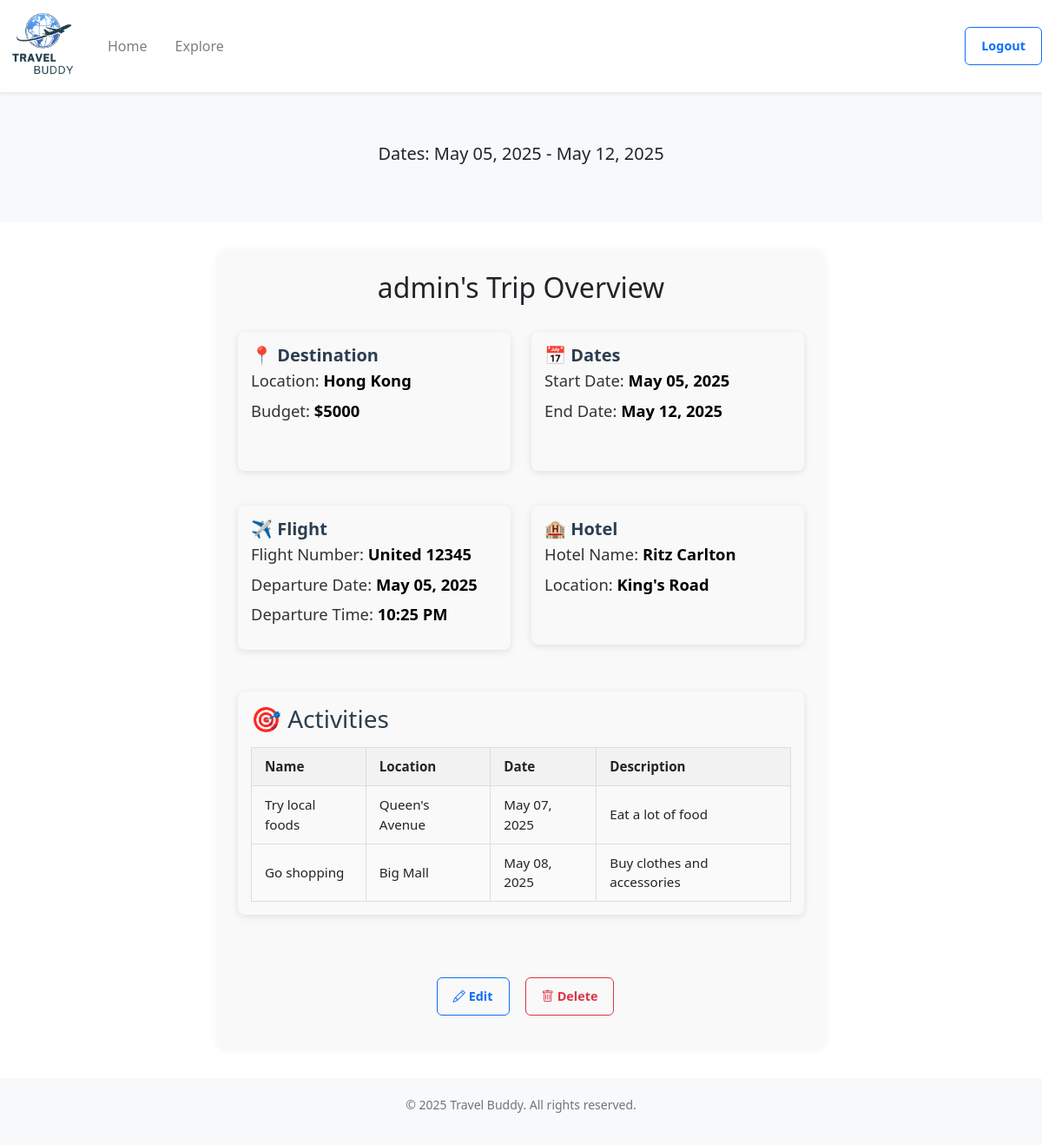
The app's page /plan/1 (signed in) with its own data.
### website/models.py (models this page shows)
class Trip(db.Model):
    __tablename__ = 'trip'
    id = db.Column(db.Integer, primary_key=True)
    destination = db.Column(db.String(200), nullable=False)
    start_date = db.Column(db.Date, nullable=False)
    end_date = db.Column(db.Date, nullable=False)
    travelers = db.Column(db.Integer)
    budget = db.Column(db.Integer)
    public = db.Column(db.Boolean, default=False)  # for sharing on explore page (False = private, True = public)
    starred = db.Column(db.Boolean, default=False)
    user_id = db.Column(db.Integer, db.ForeignKey('user.id'))           # each trip belongs to a user
    flights = db.relationship('Flight', backref='trip', cascade="all, delete-orphan")
    hotels = db.relationship('Hotel', backref='trip', cascade="all, delete-orphan")
    activities = db.relationship('Activity', backref='trip', cascade="all, delete-orphan")
    bookings = db.relationship('Booking', backref='trip', cascade="all, delete-orphan")

class User(db.Model, UserMixin):
    __tablename__ = 'user'
    id = db.Column(db.Integer, primary_key=True)
    name = db.Column(db.String(200))
    email = db.Column(db.String(200), unique=True)
    password = db.Column(db.String(200))

class Flight(db.Model):
   __tablename__ = 'flight'
   id = db.Column(db.Integer, primary_key=True)
   airline = db.Column(db.String(200))
   flight_number = db.Column(db.Integer, nullable=False)
   departure_date = db.Column(db.Date, nullable=False)
   departure_time = db.Column(db.Time, nullable=False)
   trip_id = db.Column(db.Integer, db.ForeignKey('trip.id', ondelete="CASCADE"))

class Hotel(db.Model):
    __tablename__ = 'hotel'
    id = db.Column(db.Integer, primary_key=True)
    hotel_name = db.Column(db.String(200), nullable=False)
    location = db.Column(db.String(200), nullable=False)
    trip_id = db.Column(db.Integer, db.ForeignKey('trip.id', ondelete="CASCADE"))

class Activity(db.Model):
    __tablename__ = 'activity'
    id = db.Column(db.Integer, primary_key=True)
    activity_name = db.Column(db.String(200), nullable=False)
    location = db.Column(db.String(200), nullable=False)
    date = db.Column(db.Date, nullable=False)
    description = db.Column(db.String(500))
    trip_id = db.Column(db.Integer, db.ForeignKey('trip.id', ondelete="CASCADE"))

### website/views.py (the view)
@views.route('/plan/<int:trip_id>')
@login_required
def view_plan(trip_id):
    trip = Trip.query.get_or_404(trip_id)
    flight = Flight.query.filter_by(trip_id=trip_id).first()
    hotel = Hotel.query.filter_by(trip_id=trip_id).first()
    activities = Activity.query.filter_by(trip_id=trip_id).all()
    if trip.user_id != current_user.id:
        abort(403)
    return render_template("plan.html", user=current_user, trip=trip, flight=flight, hotel=hotel, activities=activities)

### website/__init__.py (called while the page is built)
def create_app():
    app = Flask(__name__)
    app.config['SECRET_KEY'] = 'asdfa asdfa'
    app.config['SQLALCHEMY_DATABASE_URI'] = f'sqlite:///{DB_NAME}'
    app.config['DATABASE'] = os.path.join(app.instance_path, DB_NAME)
    db.init_app(app)
    from .views import views
    from .auth import auth
    app.register_blueprint(views, url_prefix='/')
    app.register_blueprint(auth, url_prefix='/')
    from .models import User
    with app.app_context():
        if not path.exists(DB_NAME):
            db.create_all()
            print("Database created successfully")
    login_manager = LoginManager()
    login_manager.login_view = 'auth.login'
    login_manager.init_app(app)
    @login_manager.user_loader
    def load_user(id):
        return User.query.get(int(id))
    return app

### website/templates/plan.html (shortened to what this page needs)
<!DOCTYPE html>
<html>
  <head>
    <link rel="stylesheet" href="https://stackpath.bootstrapcdn.com/bootstrap/4.4.1/css/bootstrap.min.css" />
    <link href="https://cdn.jsdelivr.net/npm/bootstrap-icons/font/bootstrap-icons.css" rel="stylesheet" />
    <link rel="stylesheet" href="https://stackpath.bootstrapcdn.com/font-awesome/4.7.0/css/font-awesome.min.css" />
    <link href="https://cdn.jsdelivr.net/npm/bootstrap@5.3.0/dist/css/bootstrap.min.css" rel="stylesheet" />
  </head>
  <body class="min-vh-100 d-flex flex-column">
    <nav class="navbar navbar-expand-lg navbar-light bg-white shadow-sm">
      <a class="navbar-brand" href="/home">
        <img src="{{url_for('static', filename='images/logo.png')}}" class="d-inline-block align-top logo-nav" />
      </a>
      <div class="collapse navbar-collapse" id="navbar">
        <div class="navbar-nav">
          <a class="nav-item nav-link mr-3" id="home" href="/home">Home</a>
          <a class="nav-item nav-link" id="explore" href="/explore">Explore</a>
        </div>
        <br/>
        <div class="ml-auto">
          <a class="btn btn-outline-primary" id="logout" href="/" role="button">Logout</a>
        </div>
      </div>
    </nav>
    <section class="hero">
      <div class="container">
        <p style="text-align: center" class="lead mt-3 mb-4">Dates: {{ trip.start_date.strftime('%B %d, %Y') }} - {{ trip.end_date.strftime('%B %d, %Y') }}</p>
      </div>
    </section>
    <div class="trip-summary">
      <h2>{{ user.name }}'s Trip Overview</h2>
      <div class="row mt-3">
        <div class="col-md-6">
          <section class="trip-info-card">
            <h3 class="trip-info-title">📍 Destination</h3>
            <p class="trip-info-detail">Location: <strong>{{ trip.destination }}</strong></p>
            <p class="trip-info-detail">Budget: <strong>${{trip.budget}}</strong></p>
          </section>
        </div>
        <div class="col-md-6">
          <section class="trip-info-card">
            <h3 class="trip-info-title">📅 Dates</h3>
            <p class="trip-info-detail">Start Date: <strong>{{ trip.start_date.strftime('%b %d, %Y') }}</strong></p>
            <p class="trip-info-detail">End Date: <strong>{{ trip.end_date.strftime('%b %d, %Y') }}</strong></p>
          </section>
        </div>
      </div>
      <div class="row mt-3">
        {% if flight %}
        <div class="col-md-6">
          <section class="trip-info-card">
            <h3 class="trip-info-title">✈️ Flight</h3>
            <p class="trip-info-detail">Flight Number: <strong>{{ flight.airline }} {{ flight.flight_number }}</strong></p>
            <p class="trip-info-detail">Departure Date: <strong>{{ flight.departure_date.strftime('%b %d, %Y') }}</strong></p>
            <p class="trip-info-detail">Departure Time: <strong>{{ flight.departure_time.strftime('%I:%M %p') }}</strong></p>
          </section>
        </div>
        {% endif %} {% if hotel %}
        <div class="col-md-6">
          <section class="trip-info-card">
            <h3 class="trip-info-title">🏨 Hotel</h3>
            <p class="trip-info-detail">Hotel Name: <strong>{{ hotel.hotel_name }}</strong></p>
            <p class="trip-info-detail">Location: <strong>{{ hotel.location }}</strong></p>
          </section>
        </div>
        {% endif %}
      </div>
      {% if activities %}
      <div class="row mt-4">
        <div class="col-md-12">
          <section class="trip-info-card">
            <h3>🎯 Activities</h3>
            <table class="activity-table">
              <thead>
                <tr>
                  <th>Name</th>
                  <th>Location</th>
                  <th>Date</th>
                  <th>Description</th>
                </tr>
              </thead>
              <tbody>
                {% for activity in activities|sort(attribute='date') %}
                <tr>
                  <td>{{ activity.activity_name }}</td>
                  <td>{{ activity.location }}</td>
                  <td>{{ activity.date.strftime('%b %d, %Y') }}</td>
                  <td>{{ activity.description or '—' }}</td>
                </tr>
                {% endfor %}
              </tbody>
            </table>
          </section>
        </div>
      </div>
      {% endif %}
      <div class="d-flex justify-content-center mt-5 mb-3">
        <div class="d-flex gap-2">
          <a href="{{ url_for('views.edit_plan', trip_id=trip.id) }}" class="btn btn-sm btn-outline-primary"> <i class="bi bi-pencil"></i> Edit </a>
          <form action="{{ url_for('views.delete_plan', trip_id=trip.id) }}" method="POST" onsubmit="return confirm('Are you sure you want to delete this trip?');">
            <button type="submit" class="btn btn-sm btn-outline-danger"><i class="bi bi-trash"></i> Delete</button>
          </form>
        </div>
      </div>
    </div>
    <footer class="footer mt-auto">
      <div class="container">
        <p>© 2025 Travel Buddy. All rights reserved.</p>
      </div>
    </footer>
  </body>
</html>

### website/templates/plan.html (style rules this page uses)
.hero { background: #f8f9fa; padding: 40px 0; text-align: left; }
.footer { background: #f8f9fa; padding: 20px 0; text-align: center; font-size: 14px; color: #6c757d; }
.logo-nav { width: 100px; height: 80px; object-fit: contain; }
.trip-summary { max-width: 700px; margin: 2rem auto; padding: 1.5rem; border-radius: 12px; background-color: #f9f9f9; box-shadow: 0 0 10px rgba(0, 0, 0, 0.05); font-family: 'Segoe UI', sans-serif; }
.trip-summary section { margin-bottom: 1.5rem; }
.trip-summary h2 { text-align: center; margin-bottom: 2rem; }
.trip-summary h3 { margin-bottom: 0.5rem; color: #2c3e50; }
.activity-table { width: 100%; border-collapse: collapse; margin-top: 1rem; font-size: 0.95rem; }
.activity-table th, .activity-table td { padding: 10px 15px; border: 1px solid #ddd; text-align: left; }
.activity-table thead { background-color: #f2f2f2; }
.activity-table tr:nth-child(even) { background-color: #fafafa; }
.btn { display: inline-block; padding: 10px 18px; margin-left: 10px; font-size: 0.9rem; font-weight: bold; text-decoration: none; border-radius: 6px; cursor: pointer; }
.trip-info-card { min-height: 160px; min-width: 300px; background-color: #f9f9f9; border-radius: 8px; padding: 15px; margin-bottom: 20px; box-shadow: 0 2px 8px rgba(0, 0, 0, 0.1); }
.trip-info-title { font-size: 1.25rem; font-weight: 600; margin-bottom: 10px; color: #007bff; }
.trip-info-detail { font-size: 1.15rem; color: #333; line-height: 1; }
.trip-info-detail strong { color: #000; font-weight: 700; }

### records on screen
Trip: start_date "May 05, 2025", end_date "May 12, 2025", destination "Hong Kong", budget "5000"
User: name "admin"
Flight: airline "United", flight_number "12345", departure_date "May 05, 2025", departure_time "10:25 PM"
Hotel: hotel_name "Ritz Carlton", location "King's Road"
Activity: activity_name "Try local foods", location "Queen's Avenue", date "May 07, 2025", description "Eat a lot of food"
Activity: activity_name "Go shopping", location "Big Mall", date "May 08, 2025", description "Buy clothes and accessories"
